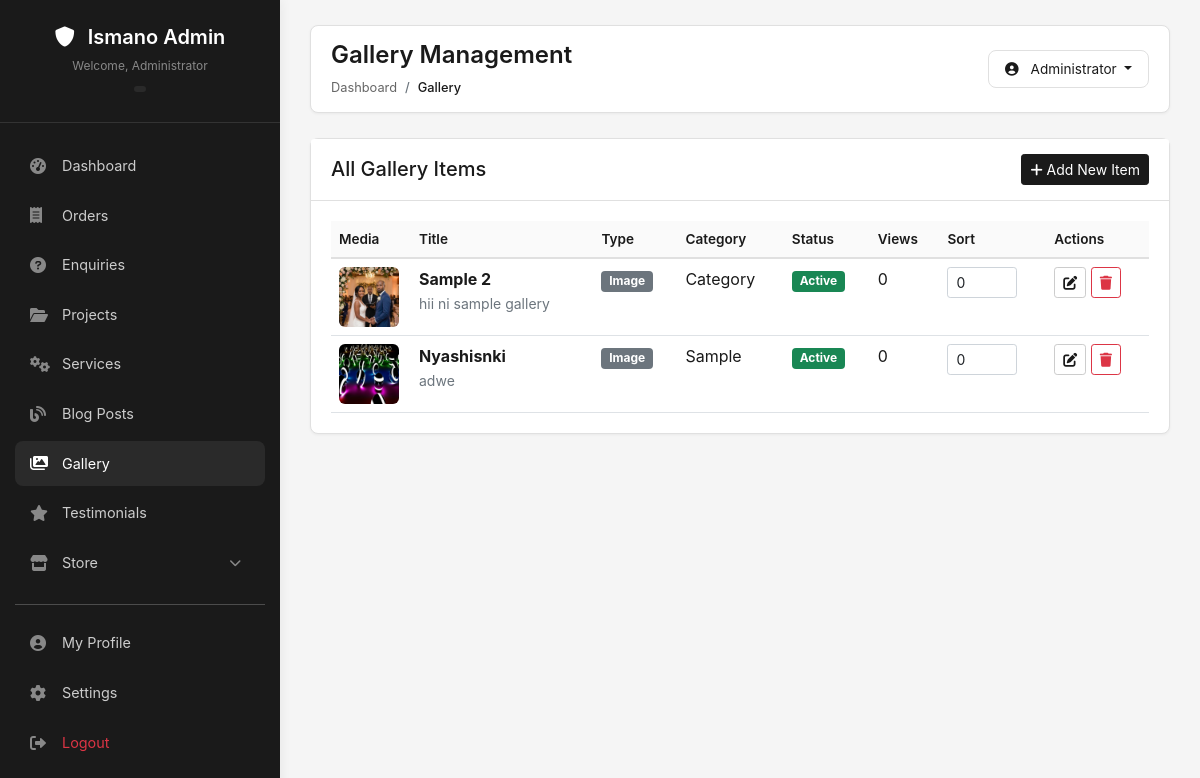
Page /public/admin/gallery/index.php (signed in) on the committed database.
### tables this page shows
CREATE TABLE `gallery` (
  `id` int NOT NULL,
  `title` varchar(255) NOT NULL,
  `description` text,
  `media_type` enum('image','video') DEFAULT 'image',
  `file_path` varchar(500) DEFAULT NULL,
  `thumbnail_path` varchar(500) DEFAULT NULL,
  `video_url` varchar(500) DEFAULT NULL,
  `video_embed_code` text,
  `category` varchar(100) DEFAULT NULL,
  `tags` varchar(255) DEFAULT NULL,
  `sort_order` int DEFAULT '0',
  `is_featured` tinyint(1) DEFAULT '0',
  `status` enum('active','inactive') DEFAULT 'active',
  `view_count` int DEFAULT '0',
  `created_by` int DEFAULT NULL,
  `created_at` timestamp NULL DEFAULT CURRENT_TIMESTAMP,
  `updated_at` timestamp NULL DEFAULT CURRENT_TIMESTAMP ON UPDATE CURRENT_TIMESTAMP
);

### app/controllers/GalleryController.php (called while the page is built, shortened)
<?php
require_once __DIR__ . '/../models/GalleryModel.php';
class GalleryController {
    private $galleryModel;
    public function __construct($pdo) {
        $this->galleryModel = new GalleryModel($pdo);
    }
    public function getAll($status = 'active', $limit = null, $offset = 0) {
        return $this->galleryModel->getAll($status, $limit, $offset);
    }
}
?>

### app/models/GalleryModel.php (called while the page is built, shortened)
<?php
class GalleryModel {
    private $db;
    public function __construct($pdo) {
        $this->db = $pdo;
    }
    public function getItems(array $f = []) {
        $sql = "SELECT g.*, u.username AS creator_name
                FROM gallery g
                LEFT JOIN users u ON g.created_by = u.id";
        $where  = [];
        $params = [];
        $sql .= " ORDER BY g.sort_order ASC, g.created_at DESC";
        $limit  = isset($f['limit'])  ? (int) $f['limit']  : null;
        $offset = isset($f['offset']) ? (int) $f['offset'] : 0;
        if ($limit !== null && $limit > 0) {
            $sql .= " LIMIT :limit OFFSET :offset";
        }
        $stmt = $this->db->prepare($sql);
        if ($limit !== null && $limit > 0) {
            $stmt->bindValue(':limit', $limit, PDO::PARAM_INT);
            $stmt->bindValue(':offset', $offset, PDO::PARAM_INT);
        }
        $stmt->execute();
        return $stmt->fetchAll(PDO::FETCH_ASSOC);
    }
    public function getAll($status = null, $limit = null, $offset = 0) {
        return $this->getItems([
            'status' => $status,
            'limit'  => $limit,
            'offset' => $offset,
        ]);
    }
}

### public/admin/gallery/index.php (the view, shortened to what this page needs)
<?php
require_once __DIR__ . '/../../../app/config/db_connect.php';
require_once __DIR__ . '/../../../app/controllers/GalleryController.php';
$galleryController = new GalleryController($pdo);
$items = $galleryController->getAll(null, 50, 0);
?>
<div class="card">
    <div class="card-header d-flex justify-content-between align-items-center">
        <h5 class="mb-0">All Gallery Items</h5>
        <a href="create.php" class="btn btn-primary btn-sm">
            <i class="fas fa-plus"></i> Add New Item
        </a>
    </div>
    <div class="card-body">
        <?php if (empty($items)): ?>
            <div class="text-center py-5">
                <i class="fas fa-images fa-3x text-muted mb-3"></i>
                <p>No gallery items found.</p>
                <a href="create.php" class="btn btn-primary">Add Your First Gallery Item</a>
            </div>
        <?php else: ?>
            <div class="table-responsive">
                <table class="table table-hover">
                    <thead>
                        <tr>
                            <th>Media</th>
                            <th>Title</th>
                            <th>Type</th>
                            <th>Category</th>
                            <th>Status</th>
                            <th>Views</th>
                            <th>Sort</th>
                            <th>Actions</th>
                        </tr>
                    </thead>
                    <tbody>
                        <?php foreach ($items as $item): ?>
                            <tr>
                                <td width="80">
                                    <?php if ($item['media_type'] === 'image' && $item['file_path']): ?>
                                        <img src="<?php echo $item['thumbnail_path'] ?? $item['file_path']; ?>"
                                             style="width: 60px; height: 60px; object-fit: cover; border-radius: 6px;">
                                    <?php elseif ($item['media_type'] === 'video'): ?>
                                        <i class="fas fa-video fa-2x text-muted"></i>
                                    <?php else: ?>
                                        <i class="fas fa-image fa-2x text-muted"></i>
                                    <?php endif; ?>
                                </td>
                                <td>
                                    <strong><?php echo htmlspecialchars($item['title']); ?></strong>
                                    <?php if ($item['description']): ?>
                                        <br><small class="text-muted"><?php echo substr(htmlspecialchars($item['description']), 0, 60); ?></small>
                                    <?php endif; ?>
                                </td>
                                <td>
                                    <span class="badge bg-secondary"><?php echo ucfirst($item['media_type']); ?></span>
                                </td>
                                <td><?php echo htmlspecialchars($item['category'] ?? '-'); ?></td>
                                <td>
                                    <a href="?toggle=<?php echo $item['id']; ?>" class="text-decoration-none">
                                        <span class="badge bg-<?php echo $item['status'] === 'active' ? 'success' : 'danger'; ?>">
                                            <?php echo ucfirst($item['status']); ?>
                                        </span>
                                    </a>
                                </td>
                                <td><?php echo number_format($item['view_count']); ?></td>
                                <td>
                                    <input type="number" class="form-control form-control-sm" style="width: 70px;"
                                           value="<?php echo $item['sort_order']; ?>"
                                           data-id="<?php echo $item['id']; ?>"
                                           onchange="updateSortOrder(this)">
                                </td>
                                <td>
                                    <a href="edit.php?id=<?php echo $item['id']; ?>" class="btn btn-sm btn-outline-primary">
                                        <i class="fas fa-edit"></i>
                                    </a>
                                    <button type="button" class="btn btn-sm btn-outline-danger"
                                            onclick="confirmDelete(<?php echo $item['id']; ?>, '<?php echo htmlspecialchars($item['title']); ?>')">
                                        <i class="fas fa-trash"></i>
                                    </button>
                                </td>
                            </tr>
                        <?php endforeach; ?>
                    </tbody>
                </table>
            </div>
        <?php endif; ?>
    </div>
</div>
<?php
require_once __DIR__ . '/../../templates/admin/layout.php';
?>

### rows in the picture
gallery: thumbnail_path (picture), title "Sample 2", description "hii ni sample gallery", media_type "Image", category "Category", status "Active", view_count "0", sort_order "0"
gallery: thumbnail_path (picture), title "Nyashisnki", description "adwe", media_type "Image", category "Sample", status "Active", view_count "0", sort_order "0"

### other values in the picture
$_SESSION['username'] "Administrator"
$page_title "Gallery Management"
$crumb['label'] "Gallery"
